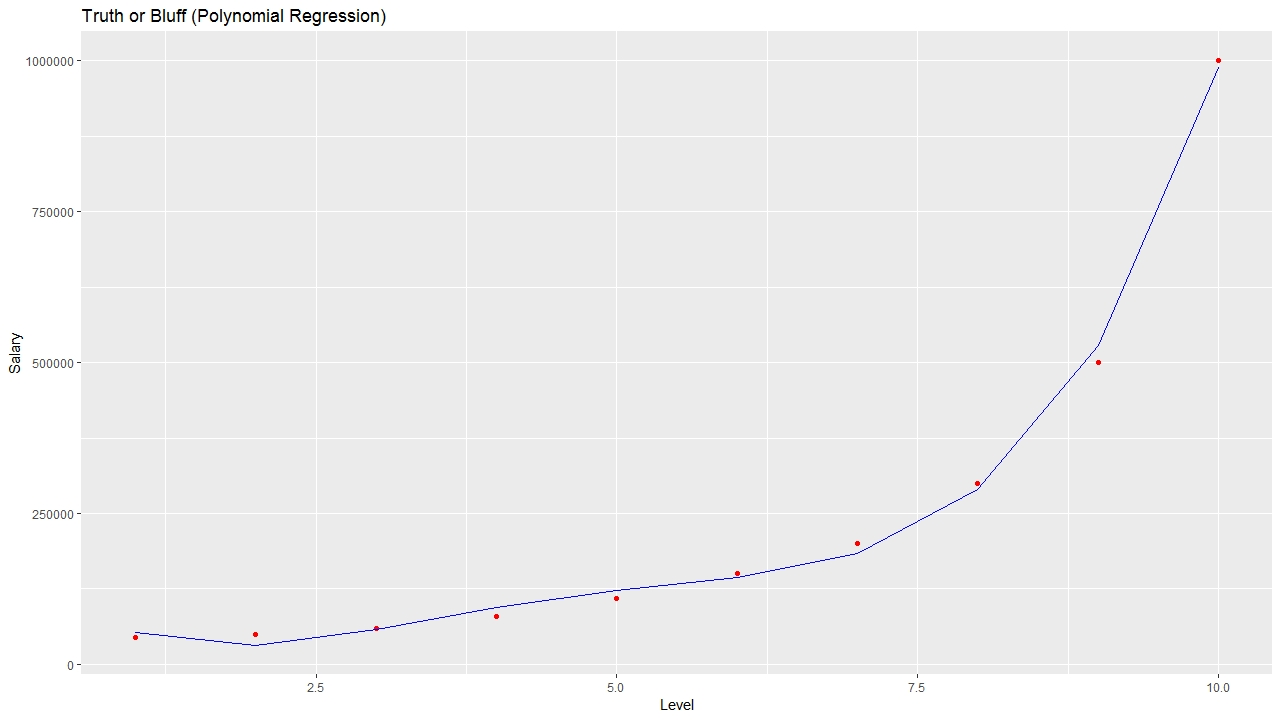

Here is the R script that generated this plot:
# Polynomial Regression

#Setting the working directory
getwd()
setwd('E:/Pranav/Portfolio/Github/Machine Learning/Regression/Polynomial Regression')

# Importing the dataset
dataset = read.csv('Position_Salaries.csv')

#Exploring the dataset
head(dataset)
tail(dataset)
ncol(dataset)
nrow(dataset)
str(dataset)
summary(dataset)

#Removing Position column as it is not needed for the model
dataset = dataset[2:3]

#Check
head(dataset)

#As dataset is very small, hence no splitting 
#We will be comparing two models
#Henc, building linear as well as Polynomial Regression model
# Fitting Linear Regression to the dataset
lin_reg = lm(formula = Salary ~ .,
             data = dataset)

# Fitting Polynomial Regression to the dataset
dataset$Level2 = dataset$Level^2
dataset$Level3 = dataset$Level^3
dataset$Level4 = dataset$Level^4
poly_reg = lm(formula = Salary ~ .,
              data = dataset)

#Check
head(dataset)

# Visualising the Linear Regression results
# install.packages('ggplot2')
library(ggplot2)
ggplot() +
  geom_point(aes(x = dataset$Level, y = dataset$Salary),
             colour = 'red') +
  geom_line(aes(x = dataset$Level, y = predict(lin_reg, newdata = dataset)),
            colour = 'blue') +
  ggtitle('Truth or Bluff (Linear Regression)') +
  xlab('Level') +
  ylab('Salary')

# Visualising the Polynomial Regression results
# install.packages('ggplot2')
#library(ggplot2)
ggplot() +
  geom_point(aes(x = dataset$Level, y = dataset$Salary),
             colour = 'red') +
  geom_line(aes(x = dataset$Level, y = predict(poly_reg, newdata = dataset)),
            colour = 'blue') +
  ggtitle('Truth or Bluff (Polynomial Regression)') +
  xlab('Level') +
  ylab('Salary')

# Visualising the Regression Model results (for higher resolution and smoother curve)
# install.packages('ggplot2')
#library(ggplot2)
x_grid = seq(min(dataset$Level), max(dataset$Level), 0.1)
ggplot() +
  geom_point(aes(x = dataset$Level, y = dataset$Salary),
             colour = 'red') +
  geom_line(aes(x = x_grid, y = predict(poly_reg,
                                        newdata = data.frame(Level = x_grid,
                                                             Level2 = x_grid^2,
                                                             Level3 = x_grid^3,
                                                             Level4 = x_grid^4))),
            colour = 'blue') +
  ggtitle('Truth or Bluff (Polynomial Regression1)') +
  xlab('Level') +
  ylab('Salary')

# Predicting a new result with Linear Regression
y_pred_lin = predict(lin_reg, data.frame(Level = 6.5))
y_pred_lin
# Predicting a new result with Polynomial Regression
y_pred_poly = predict(poly_reg, data.frame(Level = 6.5,
                             Level2 = 6.5^2,
                             Level3 = 6.5^3,
                             Level4 = 6.5^4))
y_pred_poly
